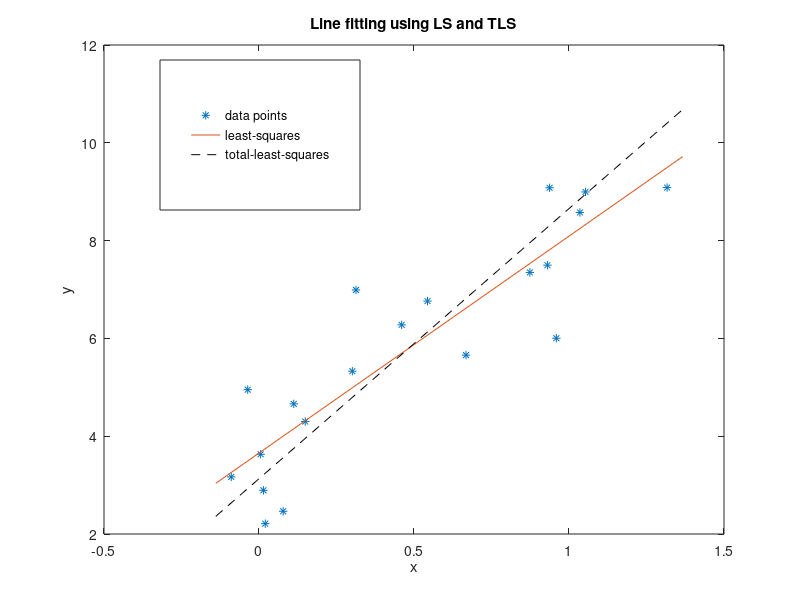

The MATLAB source for this figure:
% Task 1: Fit least squares and total least squares lines to data points.

% Clear up
clc;
close all;
clearvars;

% Begin by loading data points from linjepunkter.mat
load linjepunkter

N = length(x); % number of data points

% Plot data
plot(x, y, '*'); hold on;
xlabel('x') 
ylabel('y')
title('Line fitting using LS and TLS') % OBS - CHANGE TITLE!
x_fine = [min(x)-0.05,max(x)+0.05]; % used when plotting the fitted lines

% Fit a line to these data points with least squares
% Here you should write code to obtain the p_ls coefficients (assuming the
% line has the form y = p_ls(1) * x + p_ls(2)).
A = ones(length(x),2);
A(:,1) = x;
%p_ls = [rand(), 6]; % REMOVE AND REPLACE WITH LEAST SQUARES
p_ls = A\y
plot(x_fine, p_ls(1) * x_fine + p_ls(2))

% Fit a line to these data points with total least squares.
% Note that the total least squares line has the form 
% ax + by + c = 0, but the plot command requires it to be of the form
% y = kx + m, so make sure to convert appropriately.
sum11 = 0;
sum12 = 0;
sum21 = 0;
sum22 = 0;
sum_x_sqrd = 0;
sum_x = 0;
sum_y = 0;
sum_xy = 0;
sum_y_sqrd = 0;
for i = 1:length(x)
    sum_x_sqrd  = sum_x_sqrd + x(i)*x(i);
    sum_x = sum_x + x(i);
    sum_xy = sum_xy + x(i)*y(i);
    sum_y = sum_y + y(i);    
    sum_y_sqrd = sum_y_sqrd +y(i)*y(i);
end
A = [sum_x_sqrd - sum_x*sum_x/length(x), sum_xy - sum_x*sum_y/length(x); sum_xy - sum_x*sum_y/length(x) sum_y_sqrd-sum_y*sum_y/length(x)]
[eig_val,eig_array] = eig(A)
a1 = eig_val(1,1)
b1 = eig_val(1,2)
c1 = -(a1*sum_x+b1*sum_y)/length(x)

a2 = eig_val(2,1)
b2 = eig_val(2,2)
c2 = -(a2*sum_x+b2*sum_y)/length(x)

sum_1 = sum((a1*x+b1*y+c1).^2)
sum_2 = sum((a2*x+b2*y+c2).^2)

k_tls = -a1/b1;
m_tls = -c1/b1;
p_tls = [k_tls; m_tls];
%p_tls = [rand(), 6]; % REMOVE AND REPLACE WITH TOTAL LEAST SQUARES
plot(x_fine, p_tls(1) * x_fine + p_tls(2), 'k--')

% Legend --> show which line corresponds to what (if you need to
% re-position the legend, you can modify rect below)
h=legend('data points', 'least-squares','total-least-squares');
rect = [0.20, 0.65, 0.25, 0.25];
set(h, 'Position', rect)

% After having plotted both lines, it's time to compute errors for the
% respective lines. Specifically, for each line (the least squares and the
% total least squares line), compute the least square error and the total
% least square error. Note that the error is the sum of the individual
% squared errors for each data point! In total you should get 4 errors. Report these
% in your report, and comment on the results. OBS: Recall the distance formula
% between a point and a line from linear algebra, useful when computing orthogonal
% errors!
%%LS line
y_est_ls = p_ls(1) * x + p_ls(2);
%LS error for LS line
error_dif = (y - y_est_ls);
err_ls = norm(error_dif,2).^2

%TLS error for LS line
d_ls = abs(p_ls(1)*x + (-1)*y + p_ls(2))./sqrt(p_ls(1)*p_ls(1)+1);
err_ls_2 = norm(d_ls,2).^2
%err_2 = sum((y - y_est_ls).^2)

%TLS line
%LS error for TLS line
y_est_tls = p_tls(1) * x + p_tls(2);
error_dif_tls = (y - y_est_tls);
err_tls = norm(error_dif_tls,2).^2

%TLS error for TLS line
d = abs(a1*x+ b1*y + c1)./sqrt(a1*a1+b1*b1);
err_tls_2 = norm(d,2).^2

%%all results
Res = [err_ls err_ls_2; err_tls err_tls_2]
% WRITE CODE BELOW TO COMPUTE THE 4 ERRORS